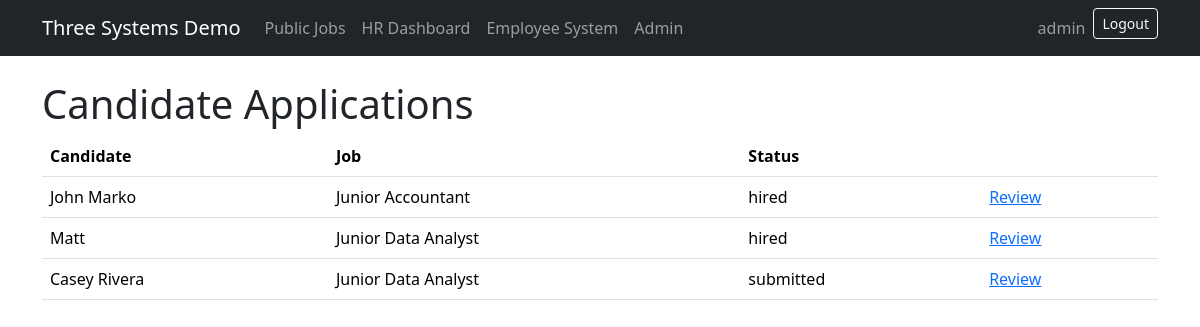
Page /hr/applications/ (signed in) on the committed database.
### hr/models.py (models this page shows, shortened)
class CandidateApplication(models.Model):
    STATUS_CHOICES = [('submitted','Submitted'),('under_review','Under Review'),('interview','Interview'),('rejected','Rejected'),('hired','Hired')]
    job = models.ForeignKey(JobPosting, on_delete=models.CASCADE, related_name='applications')
    candidate_name = models.CharField(max_length=200)
    candidate_email = models.EmailField()
    resume_text = models.TextField(blank=True)
    status = models.CharField(max_length=20, choices=STATUS_CHOICES, default='submitted')
    source_system = models.CharField(max_length=100, default='external_jobs')
    created_at = models.DateTimeField(auto_now_add=True)
    updated_at = models.DateTimeField(auto_now=True)

class JobPosting(models.Model):
    STATUS_CHOICES = [('draft','Draft'),('approved','Approved'),('published','Published'),('closed','Closed')]
    title = models.CharField(max_length=200)
    department = models.CharField(max_length=120)
    short_prompt = models.TextField(blank=True)
    description = models.TextField(blank=True)
    status = models.CharField(max_length=20, choices=STATUS_CHOICES, default='draft')
    created_by = models.ForeignKey(settings.AUTH_USER_MODEL, on_delete=models.SET_NULL, null=True, blank=True)
    created_at = models.DateTimeField(auto_now_add=True)
    updated_at = models.DateTimeField(auto_now=True)
    external_posting_id = models.IntegerField(null=True, blank=True)

### hr/views.py (the view)
# urls.py: path('applications/', views.application_list, name='application_list'),
@hr_required
def application_list(request):
    return render(request, 'hr/application_list.html', {'applications': CandidateApplication.objects.select_related('job').order_by('-created_at')})

### hr/permissions.py (called while the page is built)
def is_hr_user(user):
    return user.is_authenticated and (user.is_superuser or user.groups.filter(name='HR').exists())

def hr_required(view_func):
    @login_required
    @wraps(view_func)
    def wrapper(request, *args, **kwargs):
        if not is_hr_user(request.user):
            raise PermissionDenied('HR group membership is required.')
        return view_func(request, *args, **kwargs)
    return wrapper

### hr/templates/hr/application_list.html
{% extends "base.html" %}{% block content %}<h1>Candidate Applications</h1><table class="table"><tr><th>Candidate</th><th>Job</th><th>Status</th><th></th></tr>{% for app in applications %}<tr><td>{{ app.candidate_name }}</td><td>{{ app.job.title }}</td><td>{{ app.status }}</td><td><a href="{% url 'hr:application_detail' app.pk %}">Review</a></td></tr>{% empty %}<tr><td colspan="4">No applications yet.</td></tr>{% endfor %}</table>{% endblock %}

### templates/base.html (shortened to what this page needs)
{% load group_tags %}
<!doctype html>
<html lang="en">
<head>
  <link href="https://cdn.jsdelivr.net/npm/bootstrap@5.3.3/dist/css/bootstrap.min.css" rel="stylesheet">
</head>
<body>
<nav class="navbar navbar-expand-lg navbar-dark bg-dark mb-4">
  <div class="container">
    <a class="navbar-brand" href="/">Three Systems Demo</a>
    <div class="navbar-nav">
      <a class="nav-link" href="{% url 'external_jobs:public_job_list' %}">Public Jobs</a>
      {% if user.is_authenticated %}
        {% if user.is_superuser or user|has_group:"HR" %}<a class="nav-link" href="{% url 'hr:dashboard' %}">HR Dashboard</a>{% endif %}
        {% if user.is_superuser or user|has_group:"EmployeeSystem" %}<a class="nav-link" href="{% url 'employee_system:dashboard' %}">Employee System</a>{% endif %}
        {% if user.is_superuser %}<a class="nav-link" href="/admin/">Admin</a>{% endif %}
      {% endif %}
    </div>
    <div class="ms-auto navbar-nav">
      {% if user.is_authenticated %}
        <span class="navbar-text me-2">{{ user.username }}</span>
        <form method="post" action="{% url 'logout' %}">{% csrf_token %}<button class="btn btn-sm btn-outline-light">Logout</button></form>
      {% else %}
        <a class="btn btn-sm btn-outline-light" href="{% url 'login' %}">Login</a>
      {% endif %}
    </div>
  </div>
</nav>
<main class="container">
  {% block content %}{% endblock %}
</main>
</body>
</html>

### rows in the picture
CandidateApplication: candidate_name "John Marko", job "Junior Accountant", status "hired"
CandidateApplication: candidate_name "Matt", job "Junior Data Analyst", status "hired"
CandidateApplication: candidate_name "Casey Rivera", job "Junior Data Analyst", status "submitted"

### other values in the picture
{{ user.username }} "admin"
